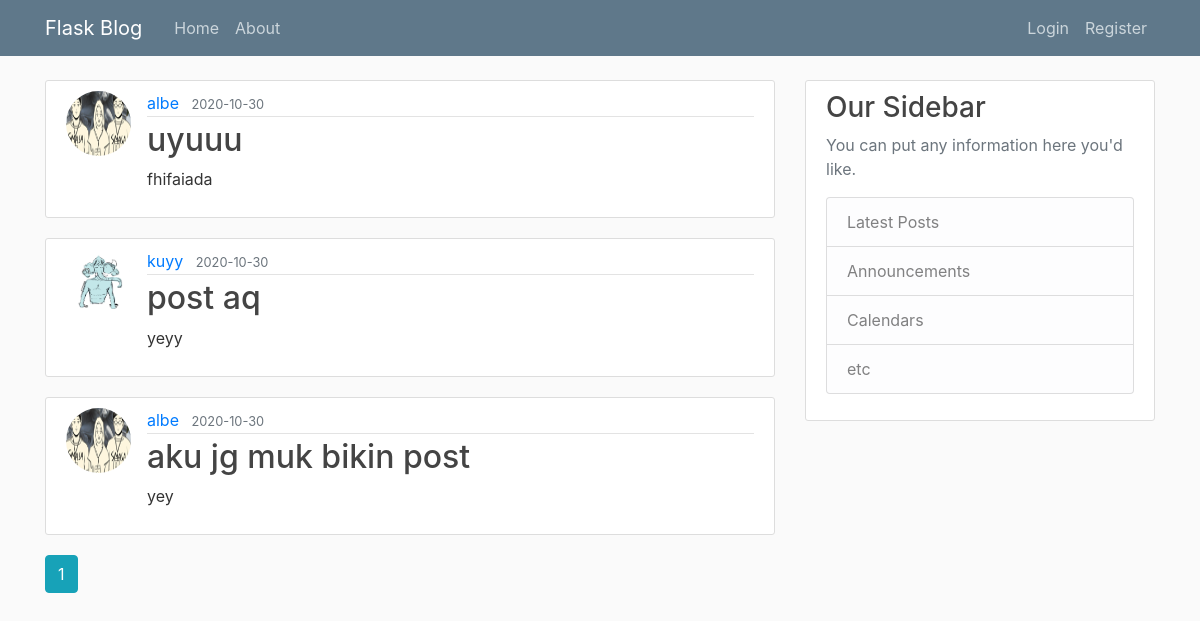
The page /home on the database its author committed.
### models.py (models this page shows, shortened)
class Post(db.Model) :
    id = db.Column(db.Integer, primary_key=True)
    title = db.Column(db.String(100), nullable=False)
    date_posted = db.Column(db.DateTime, nullable=False, default=datetime.utcnow)
    content = db.Column(db.Text, nullable=False)
    user_id = db.Column(db.Integer, db.ForeignKey('user.id'), nullable=False)

class User(db.Model, UserMixin) :
    id = db.Column(db.Integer, primary_key =True)
    username = db.Column(db.String(20), unique=True, nullable=False)
    email = db.Column(db.String(120), unique=True, nullable=False)
    image_file = db.Column(db.String(20), nullable=False, default='default.jpg')
    password = db.Column(db.String(60), nullable=False)
    posts = db.relationship('Post', backref='author', lazy=True)

### flaskblog.py (the view)
@app.route('/')
@app.route('/home')
def home():
    page = request.args.get('page', 1, type=int)
    posts = Post.query.order_by(Post.date_posted.desc()).paginate(page=page, per_page=5)
    return render_template('home.html', posts=posts)

### templates/home.html
{% extends "layout.html" %}
{% block content %}
    {% for post in posts.items %}
        <article class="media content-section">
          <img class="rounded-circle article-img" src="{{ url_for('static', filename='profile_pics/' + post.author.image_file) }}">
          <div class="media-body">
            <div class="article-metadata">
              <a class="mr-2" href="{{ url_for('user_posts', username=post.author.username) }}">{{ post.author.username }}</a>
              <small class="text-muted">{{ post.date_posted.strftime('%Y-%m-%d') }}</small>
            </div>
            <h2><a class="article-title" href="{{ url_for('post', post_id=post.id) }}">{{ post.title }}</a></h2>
            <p class="article-content">{{ post.content }}</p>
          </div>
        </article>
    {% endfor %}
    {% for page_num in posts.iter_pages(left_edge=1, right_edge=1, left_current=1, right_current=2) %}
      {% if page_num %}
        {% if posts.page == page_num %}
          <a class="btn btn-info mb-4" href="{{ url_for('home', page=page_num) }}">{{ page_num }}</a>
        {% else %}
          <a class="btn btn-outline-info mb-4" href="{{ url_for('home', page=page_num) }}">{{ page_num }}</a>
        {% endif %}
      {% else %}
        ...
      {% endif %}
    {% endfor %}
{% endblock content %}

### templates/layout.html (shortened to what this page needs)
<!DOCTYPE html>
<html>
<head>
    <link rel="stylesheet" href="https://maxcdn.bootstrapcdn.com/bootstrap/4.0.0/css/bootstrap.min.css">
    <link rel="stylesheet" type="text/css" href="{{ url_for('static', filename='main.css') }}">
</head>
<body>
    <header class="site-header">
      <nav class="navbar navbar-expand-md navbar-dark bg-steel fixed-top">
        <div class="container">
          <a class="navbar-brand mr-4" href="/">Flask Blog</a>
          <div class="collapse navbar-collapse" id="navbarToggle">
            <div class="navbar-nav mr-auto">
              <a class="nav-item nav-link" href="{{ url_for('home') }}">Home</a>
              <a class="nav-item nav-link" href="{{ url_for('about') }}">About</a>
            </div>
            <div class="navbar-nav">
              {% if current_user.is_authenticated %}
                  <a class="nav-item nav-link" href="{{ url_for('new_post') }}">New Post</a>
                  <a class="nav-item nav-link" href="{{ url_for('account') }}">Account</a>
                  <a class="nav-item nav-link" href="{{ url_for('logout') }}">Logout</a>
              {% else %}
                  <a class="nav-item nav-link" href="{{ url_for('login') }}">Login</a>
                  <a class="nav-item nav-link" href="{{ url_for('register') }}">Register</a>
              {% endif %}
            </div>
          </div>
        </div>
      </nav>
    </header>
    <main role="main" class="container">
      <div class="row">
        <div class="col-md-8">
          {% block content %}{% endblock %}
        </div>
        <div class="col-md-4">
          <div class="content-section">
            <h3>Our Sidebar</h3>
            <p class='text-muted'>You can put any information here you'd like.
              <ul class="list-group">
                <li class="list-group-item list-group-item-light">Latest Posts</li>
                <li class="list-group-item list-group-item-light">Announcements</li>
                <li class="list-group-item list-group-item-light">Calendars</li>
                <li class="list-group-item list-group-item-light">etc</li>
              </ul>
            </p>
          </div>
        </div>
      </div>
    </main>
</body>
</html>

### static/main.css (style rules this page uses)
body { background: #fafafa; color: #333333; margin-top: 5rem; }
h1, h2, h3, h4, h5, h6 { color: #444444; }
.bg-steel { background-color: #5f788a; }
.site-header .navbar-nav .nav-link { color: #cbd5db; }
.content-section { background: #ffffff; padding: 10px 20px; border: 1px solid #dddddd; border-radius: 3px; margin-bottom: 20px; }
.article-title { color: #444444; }
.article-content { white-space: pre-line; }
.article-img { height: 65px; width: 65px; margin-right: 16px; }
.article-metadata { padding-bottom: 1px; margin-bottom: 4px; border-bottom: 1px solid #e3e3e3 }

### rows shown on the page
Post: image_file (picture), author.username "albe", date_posted "2020-10-30", title "uyuuu", content "fhifaiada"
Post: image_file (placeholder picture), author.username "kuyy", date_posted "2020-10-30", title "post aq", content "yeyy"
Post: image_file (picture), author.username "albe", date_posted "2020-10-30", title "aku jg muk bikin post", content "yey"

### other values the page prints
{{ page_num }} "1"
